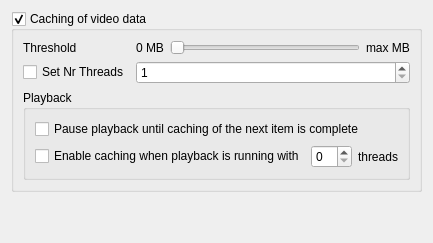
     <widget class="QWidget" name="tabCaching">
      <attribute name="title">
       <string>Caching</string>
      </attribute>
      <layout class="QVBoxLayout" name="verticalLayout_4">
       <item>
        <widget class="QGroupBox" name="groupBoxCaching">
         <property name="minimumSize">
          <size>
           <width>0</width>
           <height>0</height>
          </size>
         </property>
         <property name="toolTip">
          <string>If activated, YUView will cache items from the playlist in system memory. The RGB output images are cached to optimize playback speed.</string>
         </property>
         <property name="whatsThis">
          <string>If activated, YUView will cache items from the playlist in system memory. The RGB output images are cached to optimize playback speed.</string>
         </property>
         <property name="title">
          <string>Caching of video data</string>
         </property>
         <property name="checkable">
          <bool>true</bool>
         </property>
         <layout class="QGridLayout" name="gridLayout_3">
          <property name="sizeConstraint">
           <enum>QLayout::SetDefaultConstraint</enum>
          </property>
          <item row="3" column="0" colspan="4">
           <widget class="QGroupBox" name="groupBoxCachingPlayback">
            <property name="toolTip">
             <string>Settings that are related to the caching strategy when playback is running.</string>
            </property>
            <property name="whatsThis">
             <string>Settings that are related to the caching strategy when playback is running.</string>
            </property>
            <property name="title">
             <string>Playback</string>
            </property>
            <layout class="QGridLayout" name="gridLayout_4" columnstretch="0,0,1">
             <item row="1" column="1">
              <widget class="QSpinBox" name="spinBoxThreadLimit">
               <property name="toolTip">
                <string>Should playback be continued while playback is running? If yes, how many threads should be used for caching?</string>
               </property>
               <property name="whatsThis">
                <string>Should playback be continued while playback is running? If yes, how many threads should be used for caching?</string>
               </property>
              </widget>
             </item>
             <item row="1" column="0">
              <widget class="QCheckBox" name="checkBoxEnablePlaybackCaching">
               <property name="toolTip">
                <string>Should playback be continued while playback is running? If yes, how many threads should be used for caching?</string>
               </property>
               <property name="whatsThis">
                <string>Should playback be continued while playback is running? If yes, how many threads should be used for caching?</string>
               </property>
               <property name="text">
                <string>Enable caching when playback is running with</string>
               </property>
              </widget>
             </item>
             <item row="1" column="2">
              <widget class="QLabel" name="labelThreads">
               <property name="toolTip">
                <string>Should playback be continued while playback is running? If yes, how many threads should be used for caching?</string>
               </property>
               <property name="whatsThis">
                <string>Should playback be continued while playback is running? If yes, how many threads should be used for caching?</string>
               </property>
               <property name="text">
                <string>threads</string>
               </property>
              </widget>
             </item>
             <item row="0" column="0" colspan="3">
              <widget class="QCheckBox" name="checkBoxPausPlaybackForCaching">
               <property name="toolTip">
                <string>Before playing an item, wait for the caching of the item to finish.</string>
               </property>
               <property name="whatsThis">
                <string>Before playing an item, wait for the caching of the item to finish.</string>
               </property>
               <property name="text">
                <string>Pause playback until caching of the next item is complete</string>
               </property>
              </widget>
             </item>
            </layout>
           </widget>
          </item>
          <item row="0" column="2">
           <widget class="QSlider" name="sliderThreshold">
            <property name="enabled">
             <bool>true</bool>
            </property>
            <property name="toolTip">
             <string>How much of the available system memory should be used for the caching?</string>
            </property>
            <property name="whatsThis">
             <string>How much of the available system memory should be used for the caching?</string>
            </property>
            <property name="orientation">
             <enum>Qt::Horizontal</enum>
            </property>
            <property name="invertedAppearance">
             <bool>false</bool>
            </property>
           </widget>
          </item>
          <item row="1" column="0">
           <widget class="QCheckBox" name="checkBoxNrThreads">
            <property name="toolTip">
             <string>Activate to set the number of threads to use for caching. If this is disabled, the optimal number of threads will be used.</string>
            </property>
            <property name="whatsThis">
             <string>Activate to set the number of threads to use for caching. If this is disabled, the optimal number of threads will be used.</string>
            </property>
            <property name="text">
             <string>Set Nr Threads</string>
            </property>
           </widget>
          </item>
          <item row="0" column="0">
           <widget class="QLabel" name="labelThreshold">
            <property name="enabled">
             <bool>true</bool>
            </property>
            <property name="minimumSize">
             <size>
              <width>0</width>
              <height>0</height>
             </size>
            </property>
            <property name="toolTip">
             <string>How much of the available system memory should be used for the caching?</string>
            </property>
            <property name="whatsThis">
             <string>How much of the available system memory should be used for the caching?</string>
            </property>
            <property name="text">
             <string>Threshold</string>
            </property>
           </widget>
          </item>
          <item row="1" column="1" colspan="3">
           <widget class="QSpinBox" name="spinBoxNrThreads">
            <property name="toolTip">
             <string>How many threads will be used for caching?</string>
            </property>
            <property name="whatsThis">
             <string>How many threads will be used for caching?</string>
            </property>
            <property name="minimum">
             <number>1</number>
            </property>
            <property name="maximum">
             <number>10000</number>
            </property>
           </widget>
          </item>
          <item row="0" column="3">
           <widget class="QLabel" name="labelMaxMb">
            <property name="toolTip">
             <string>How much of the available system memory should be used for the caching?</string>
            </property>
            <property name="whatsThis">
             <string>How much of the available system memory should be used for the caching?</string>
            </property>
            <property name="text">
             <string>max MB</string>
            </property>
           </widget>
          </item>
          <item row="0" column="1">
           <widget class="QLabel" name="labelMinMB">
            <property name="toolTip">
             <string>How much of the available system memory should be used for the caching?</string>
            </property>
            <property name="whatsThis">
             <string>How much of the available system memory should be used for the caching?</string>
            </property>
            <property name="text">
             <string>0 MB</string>
            </property>
           </widget>
          </item>
         </layout>
        </widget>
       </item>
       <item>
        <spacer name="verticalSpacerCaching">
         <property name="orientation">
          <enum>Qt::Vertical</enum>
         </property>
         <property name="sizeHint" stdset="0">
          <size>
           <width>20</width>
           <height>40</height>
          </size>
         </property>
        </spacer>
       </item>
      </layout>
     </widget>
